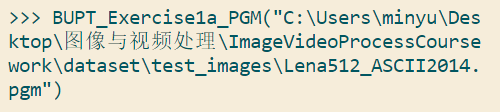
%> input picture code/image-1.png, 500 x 112 px
$ octave --eval "result = BUPT_Exercise1c('image-1.png');"   (GNU Octave 9; MATLAB toolbox functions it lacks are replaced by stand-ins)
%> lines starting %> are read from the running program, lines starting %| are printed output that depends on the picture
function sub1=BUPT_Exercise1c(path)
%> called with path = 'image-1.png'
im=imread(path);
%> im is the input picture: size 112x500x3 uint8; mean R, G, B 222.5, 221.4, 205.3
im=im2gray(im);
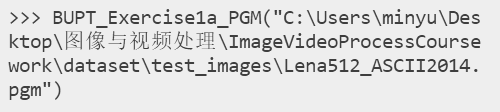
%> im: size 112x500 uint8; min 62, max 238, mean 220.3
%% subsample
sub1=im(1:1:end,1:2:end);
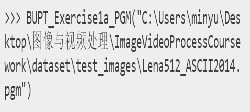
%> sub1: size 112x250 uint8; min 62, max 238, mean 220.3
sub2=im(1:2:end,1:1:end);
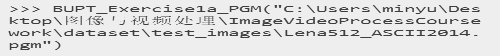
%> sub2: size 56x500 uint8; min 62, max 238, mean 220.5
sub3=im(1:2:end,1:8:end);
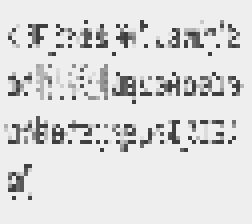
%> sub3: size 56x63 uint8 (shown 4 times larger); min 62, max 238, mean 220.2
sub4=im(1:4:end,1:4:end);

subplot(2,2,1)
imshow(sub1)
title('2 horizontal')

subplot(2,2,2)
imshow(sub2)
title('2 vertical')

subplot(2,2,3)
imshow(sub3)
title('2 vertical and 8 horizontal')

subplot(2,2,4)
imshow(sub4)
title('4 vertical and 4 horizontal')
%% artifact
im2 = imread("../results/output/exercise1c/No_aliasing.jpg");
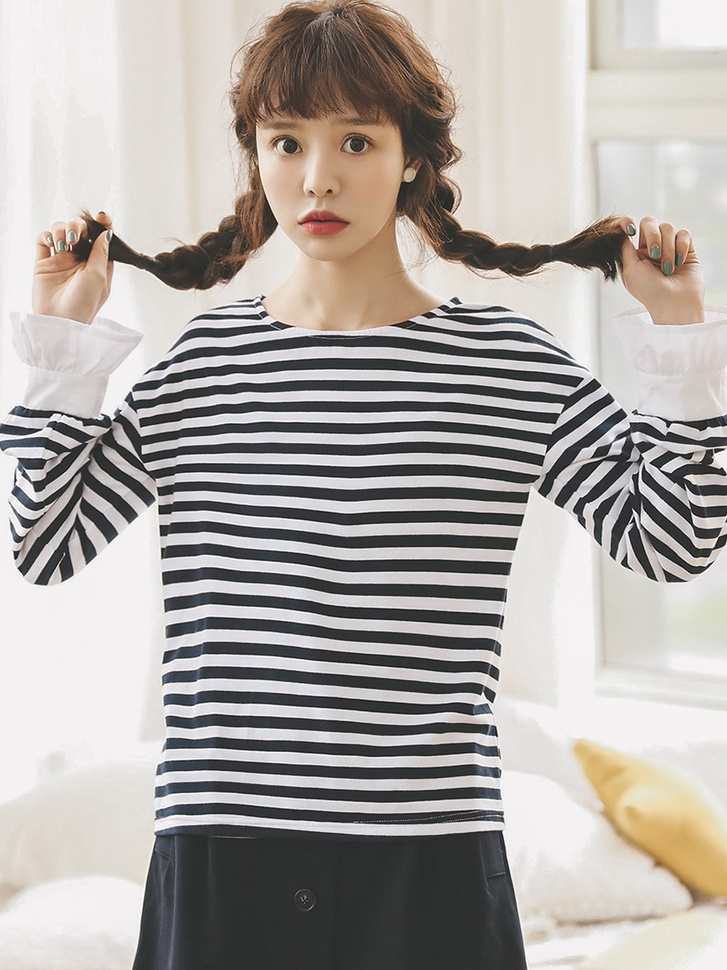
%> input picture results/output/exercise1c/No_aliasing.jpg, 727 x 970 px, shrunk from 900 x 1200 before the run
%> im2 is the input picture: size 970x727x3 uint8; mean R, G, B 174.2, 168.8, 164.7
im2 = im2gray(im2);
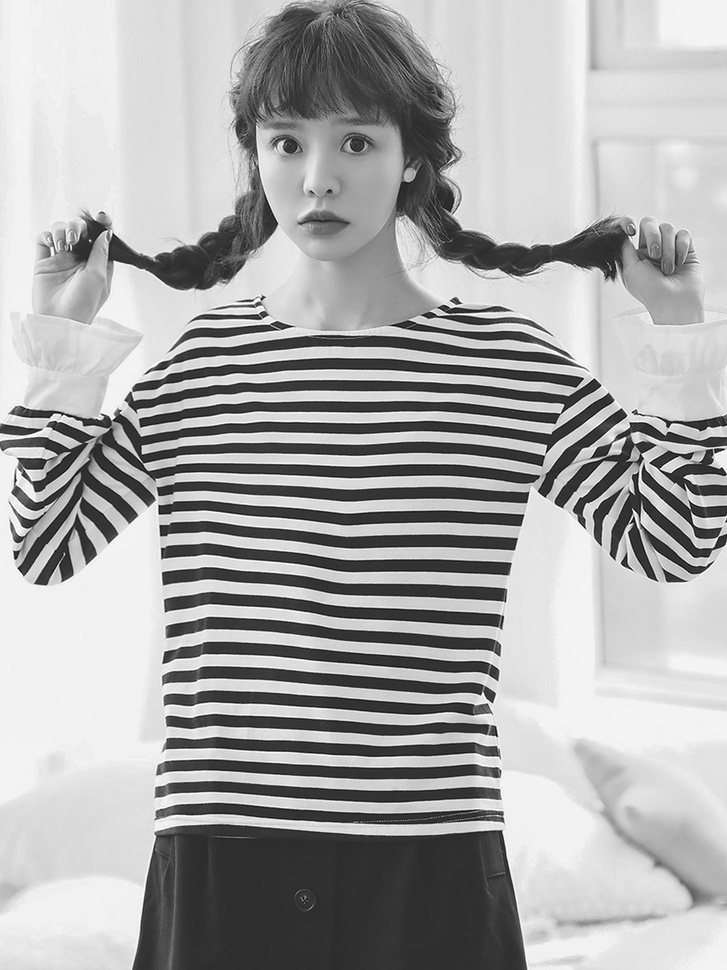
%> im2: size 970x727 uint8; min 0, max 255, mean 170
sub5=im2(1:8:end, 1:8:end);
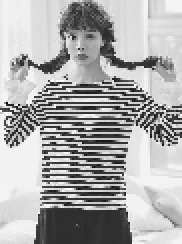
%> sub5: size 122x91 uint8 (shown 2 times larger); min 6, max 255, mean 170.2
subplot(1,2,1)
imshow(im2)
title('without aliasing')
subplot(1,2,2)
imshow(sub5)
title('aliasing')
imwrite(sub5,"../results/output/exercise1c/Aliasing.jpg");
end
